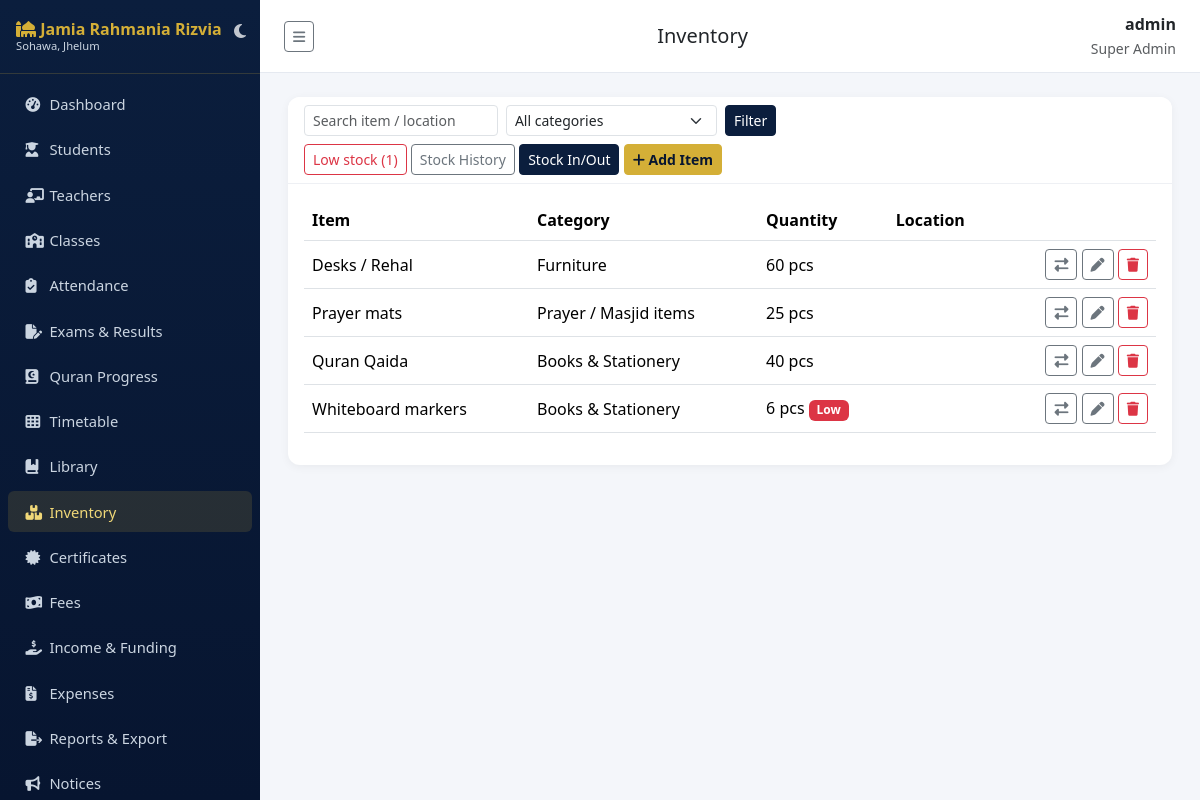
The app's page /inventory/ (signed in) with its own data.
### accounts/models.py (models this page shows, shortened)
class User(AbstractUser):
    class Role(models.TextChoices):
        SUPER_ADMIN = "SUPER_ADMIN", "Super Admin"
        PRINCIPAL = "PRINCIPAL", "Principal"
        ADMIN = "ADMIN", "Admin"
        TEACHER = "TEACHER", "Teacher"
        STUDENT = "STUDENT", "Student"
        PARENT = "PARENT", "Parent"
        ACCOUNTANT = "ACCOUNTANT", "Accountant"
        LIBRARIAN = "LIBRARIAN", "Librarian"
        STAFF = "STAFF", "Staff"
    role = models.CharField(max_length=20, choices=Role.choices, default=Role.STUDENT)
    phone = models.CharField(max_length=20, blank=True)
    photo = models.ImageField(upload_to="profile_photos/", blank=True, null=True)

### inventory/models.py (models this page shows, shortened)
class Item(models.Model):
    class Category(models.TextChoices):
        FURNITURE = "FURNITURE", "Furniture"
        BOOKS = "BOOKS", "Books & Stationery"
        ELECTRONICS = "ELECTRONICS", "Electronics"
        KITCHEN = "KITCHEN", "Kitchen / Langar"
        CLEANING = "CLEANING", "Cleaning"
        PRAYER = "PRAYER", "Prayer / Masjid items"
        OTHER = "OTHER", "Other"
    name = models.CharField(max_length=150)
    category = models.CharField(max_length=15, choices=Category.choices, default=Category.OTHER)
    quantity = models.IntegerField(default=0)
    unit = models.CharField(max_length=20, default="pcs")
    min_quantity = models.PositiveIntegerField(default=0, help_text="Show a low-stock warning at or below this amount")
    location = models.CharField(max_length=100, blank=True)
    notes = models.CharField(max_length=200, blank=True)
    class Meta:
        ordering = ["name"]
    @property
    def is_low(self):
        return self.quantity <= self.min_quantity

### inventory/views.py (the view)
# urls.py: path("", views.ItemListView.as_view(), name="list"),
class ItemListView(RoleRequiredMixin, ListView):
    model = Item
    template_name = "inventory/item_list.html"
    context_object_name = "items"
    paginate_by = 25
    allowed_roles = INVENTORY_ROLES
    def get_queryset(self):
        qs = super().get_queryset()
        q, cat = self.request.GET.get("q"), self.request.GET.get("category")
        if q:
            qs = qs.filter(Q(name__icontains=q) | Q(location__icontains=q))
        if cat:
            qs = qs.filter(category=cat)
        if self.request.GET.get("low"):
            qs = qs.filter(quantity__lte=F("min_quantity"))
        return qs
    def get_context_data(self, **kwargs):
        ctx = super().get_context_data(**kwargs)
        ctx["categories"] = Item.Category.choices
        ctx["low_count"] = Item.objects.filter(quantity__lte=F("min_quantity")).count()
        return ctx

### accounts/mixins.py (called while the page is built)
    def dispatch(self, request, *args, **kwargs):
        if not request.user.is_authenticated:
            return self.handle_no_permission()
        if request.user.is_superuser or request.user.role in self.allowed_roles:
            return super().dispatch(request, *args, **kwargs)
        raise PermissionDenied("You do not have permission to access this page.")

### sitepages/context_processors.py (called while the page is built)
def site_settings(request):
    s = SiteSettings.get_solo()
    years = max(datetime.date.today().year - s.established_year, 0)
    return {"site_settings": s, "years_of_service": years}

### sitepages/models.py (called while the page is built)
    @classmethod
    def get_solo(cls):
        obj = cls.objects.first()
        if not obj:
            obj = cls.objects.create()
        return obj

### templates/inventory/item_list.html (shortened to what this page needs)
{% extends "base.html" %}
{% block page_title %}Inventory{% endblock %}
{% block content %}
<div class="card">
  <div class="card-header d-flex justify-content-between flex-wrap gap-2">
    <form method="get" class="d-flex gap-2">
      <input name="q" value="{{ request.GET.q }}" class="form-control form-control-sm" placeholder="Search item / location">
      <select name="category" class="form-select form-select-sm"><option value="">All categories</option></select>
      <button class="btn btn-sm btn-navy">Filter</button>
    </form>
    <div>{% if low_count %}<a href="?low=1" class="btn btn-sm btn-outline-danger">Low stock ({{ low_count }})</a>{% endif %}
      <a href="{% url 'inventory:movements' %}" class="btn btn-sm btn-outline-secondary">Stock History</a>
      <a href="{% url 'inventory:movement_add' %}" class="btn btn-sm btn-navy">Stock In/Out</a>
      <a href="{% url 'inventory:add' %}" class="btn btn-gold btn-sm"><i class="fa-solid fa-plus"></i> Add Item</a></div>
  </div>
  <div class="card-body table-responsive">
    <table class="table table-hover align-middle">
      <thead><tr><th>Item</th><th>Category</th><th>Quantity</th><th>Location</th><th></th></tr></thead>
      <tbody>
      {% for i in items %}
        <tr><td>{{ i.name }}<br><small class="text-muted">{{ i.notes }}</small></td><td>{{ i.get_category_display }}</td>
          <td>{{ i.quantity }} {{ i.unit }} {% if i.is_low %}<span class="badge bg-danger">Low</span>{% endif %}</td><td>{{ i.location }}</td>
          <td class="text-end"><a href="{% url 'inventory:movement_add' %}?item={{ i.pk }}" class="btn btn-sm btn-outline-secondary" title="Stock in/out"><i class="fa-solid fa-right-left"></i></a>
            <a href="{% url 'inventory:edit' i.pk %}" class="btn btn-sm btn-outline-secondary"><i class="fa-solid fa-pen"></i></a>
            {% if request.user.is_superuser or request.user.role in "SUPER_ADMIN,PRINCIPAL,ADMIN" %}<a href="{% url 'inventory:delete' i.pk %}" class="btn btn-sm btn-outline-danger"><i class="fa-solid fa-trash"></i></a>{% endif %}</td></tr>
      {% empty %}<tr><td colspan="5" class="text-center text-muted">No items found.</td></tr>{% endfor %}
      </tbody>
    </table>
  </div>
</div>
{% endblock %}

### templates/base.html (shortened to what this page needs)
{% load static %}
<!DOCTYPE html>
<html lang="en" id="theme-wrapper" data-bs-theme="light">
<head>
<link href="https://cdn.jsdelivr.net/npm/bootstrap@5.3.3/dist/css/bootstrap.min.css" rel="stylesheet">
<link href="https://cdnjs.cloudflare.com/ajax/libs/font-awesome/6.5.1/css/all.min.css" rel="stylesheet">
<link href="{% static 'css/style.css' %}" rel="stylesheet">
</head>
<body>
<nav class="sidebar" id="sidebar">
  <div class="brand d-flex justify-content-between align-items-center">
    <div>
      <i class="fa-solid fa-mosque"></i> Jamia Rahmania Rizvia
      <small class="d-block" style="font-size:.7rem;color:#cbd5e1;font-weight:400">Sohawa, Jhelum</small>
    </div>
    <button id="theme-toggle-btn" class="btn p-1 border-0 text-white opacity-75 hover-opacity-100" title="Switch Theme" style="background: transparent; box-shadow: none;">
      <i class="fa-solid fa-moon fs-6" id="theme-icon"></i>
    </button>
  </div>
  <ul class="nav flex-column py-2">
    {% if request.user.role in "STUDENT,PARENT" %}
      <li class="nav-item"><a class="nav-link {% if request.resolver_match.namespace == 'portal' %}active{% endif %}" href="{% url 'portal:home' %}"><i class="fa-solid fa-gauge-high"></i> My Portal</a></li>
      <li class="nav-item"><a class="nav-link {% if request.resolver_match.namespace == 'notices' and request.resolver_match.url_name == 'list' %}active{% endif %}" href="{% url 'notices:list' %}"><i class="fa-solid fa-bullhorn"></i> Notices</a></li>
      <li class="nav-item"><a class="nav-link {% if request.resolver_match.namespace == 'timetable' %}active{% endif %}" href="{% url 'timetable:view' %}"><i class="fa-solid fa-table-cells"></i> Timetable</a></li>
      <li class="nav-item"><a class="nav-link" href="{% url 'notices:event_list' %}"><i class="fa-solid fa-calendar-days"></i> Events</a></li>
    {% else %}
      <li class="nav-item"><a class="nav-link {% if request.resolver_match.namespace == 'dashboard' %}active{% endif %}" href="{% url 'dashboard:index' %}"><i class="fa-solid fa-gauge-high"></i> Dashboard</a></li>
      <li class="nav-item"><a class="nav-link {% if request.resolver_match.namespace == 'students' %}active{% endif %}" href="{% url 'students:list' %}"><i class="fa-solid fa-user-graduate"></i> Students</a></li>
      {% if request.user.is_superuser or request.user.role in "SUPER_ADMIN,PRINCIPAL,ADMIN" %}
      <li class="nav-item"><a class="nav-link {% if request.resolver_match.namespace == 'teachers' %}active{% endif %}" href="{% url 'teachers:list' %}"><i class="fa-solid fa-chalkboard-user"></i> Teachers</a></li>
      <li class="nav-item"><a class="nav-link {% if request.resolver_match.url_name == 'class_list' %}active{% endif %}" href="{% url 'academics:class_list' %}"><i class="fa-solid fa-school"></i> Classes</a></li>
      {% endif %}
      <li class="nav-item"><a class="nav-link " href="{% url 'attendance:mark' %}"><i class="fa-solid fa-clipboard-check"></i> Attendance</a></li>
      {% if request.user.is_superuser or request.user.role in "SUPER_ADMIN,PRINCIPAL,ADMIN,TEACHER" %}
      <li class="nav-item"><a class="nav-link {% if request.resolver_match.namespace == 'exams' %}active{% endif %}" href="{% url 'exams:list' %}"><i class="fa-solid fa-file-pen"></i> Exams &amp; Results</a></li>
      <li class="nav-item"><a class="nav-link {% if request.resolver_match.namespace == 'hifz' %}active{% endif %}" href="{% url 'hifz:list' %}"><i class="fa-solid fa-book-quran"></i> Quran Progress</a></li>
      {% endif %}
      <li class="nav-item"><a class="nav-link " href="{% url 'timetable:view' %}"><i class="fa-solid fa-table-cells"></i> Timetable</a></li>
      <li class="nav-item"><a class="nav-link {% if request.resolver_match.namespace == 'library' %}active{% endif %}" href="{% url 'library:books' %}"><i class="fa-solid fa-book-bookmark"></i> Library</a></li>
      {% if request.user.is_superuser or request.user.role in "SUPER_ADMIN,PRINCIPAL,ADMIN,STAFF,LIBRARIAN" %}
      <li class="nav-item"><a class="nav-link {% if request.resolver_match.namespace == 'inventory' %}active{% endif %}" href="{% url 'inventory:list' %}"><i class="fa-solid fa-boxes-stacked"></i> Inventory</a></li>
      {% endif %}
      {% if request.user.is_superuser or request.user.role in "SUPER_ADMIN,PRINCIPAL,ADMIN" %}
      <li class="nav-item"><a class="nav-link {% if request.resolver_match.namespace == 'certificates' %}active{% endif %}" href="{% url 'certificates:list' %}"><i class="fa-solid fa-certificate"></i> Certificates</a></li>
      {% endif %}
      {% if request.user.is_superuser or request.user.role in "SUPER_ADMIN,PRINCIPAL,ADMIN,ACCOUNTANT" %}
      <li class="nav-item"><a class="nav-link {% if request.resolver_match.url_name == 'payment_list' %}active{% endif %}" href="{% url 'fees:payment_list' %}"><i class="fa-solid fa-money-bill-wave"></i> Fees</a></li>
      <li class="nav-item"><a class="nav-link {% if request.resolver_match.url_name == 'income_list' %}active{% endif %}" href="{% url 'fees:income_list' %}"><i class="fa-solid fa-hand-holding-dollar"></i> Income &amp; Funding</a></li>
      <li class="nav-item"><a class="nav-link {% if request.resolver_match.url_name == 'expense_list' %}active{% endif %}" href="{% url 'fees:expense_list' %}"><i class="fa-solid fa-file-invoice-dollar"></i> Expenses</a></li>
      {% endif %}
      {% if request.user.is_superuser or request.user.role in "SUPER_ADMIN,PRINCIPAL,ADMIN,ACCOUNTANT" %}
      <li class="nav-item"><a class="nav-link {% if request.resolver_match.namespace == 'reports' %}active{% endif %}" href="{% url 'reports:index' %}"><i class="fa-solid fa-file-export"></i> Reports &amp; Export</a></li>
      {% endif %}
      <li class="nav-item"><a class="nav-link {% if request.resolver_match.namespace == 'notices' %}active{% endif %}" href="{% url 'notices:list' %}"><i class="fa-solid fa-bullhorn"></i> Notices</a></li>
    {% endif %}
  </ul>
</nav>
<div class="main-content">
  <div class="topbar">
    <button class="btn btn-sm btn-outline-secondary" id="sidebarToggle" type="button" title="Show / hide menu" aria-label="Toggle menu"><i class="fa-solid fa-bars"></i></button>
    <h5 class="mb-0">{% block page_title %}Dashboard{% endblock %}</h5>
    <div class="text-end">
      <div class="fw-semibold">{{ request.user.get_full_name|default:request.user.username }}</div>
      <small class="text-muted">{{ request.user.get_role_display }}</small>
    </div>
  </div>
  {% block content %}{% endblock %}
</div>
</body>
</html>

### static/css/style.css (style rules this page uses)
:root { --navy: #0b1e3d; --navy-dark: #071530; --gold: #d4af37; --gold-light: #f0d878; --bg: #f4f6fa; }
body { background: var(--bg); font-family: 'Segoe UI', Roboto, sans-serif; }
.sidebar { background: linear-gradient(180deg, var(--navy) 0%, var(--navy-dark) 100%); min-height: 100vh; width: 250px; position: fixed; top: 0; left: 0; z-index: 1030; }
.sidebar .brand { color: var(--gold); font-weight: 700; padding: 1.25rem 1rem; border-bottom: 1px solid rgba(212,175,55,.2); }
.sidebar .nav-link { color: #cbd5e1; padding: .6rem 1.1rem; border-radius: 6px; margin: 2px 8px; font-size: .92rem; }
.sidebar .nav-link.active, .sidebar .nav-link:hover { background: rgba(212,175,55,.15); color: var(--gold-light); }
.sidebar .nav-link i { width: 20px; }
.main-content { margin-left: 250px; padding: 1.5rem 1.75rem; }
.topbar { background: #fff; border-bottom: 1px solid #e5e9f0; padding: .75rem 1.5rem; margin: -1.5rem -1.75rem 1.5rem -1.75rem; display: flex; justify-content: space-between; align-items: center; }
.card { border: none; border-radius: 12px; box-shadow: 0 2px 10px rgba(0,0,0,.05); }
.card-header { background: #fff; border-bottom: 1px solid #eef0f4; font-weight: 600; color: var(--navy); border-radius: 12px 12px 0 0 !important; }
.btn-gold { background: var(--gold); border-color: var(--gold); color: var(--navy-dark); font-weight: 600; }
.btn-navy { background: var(--navy); border-color: var(--navy); color: #fff; }
.table thead { background: var(--navy); color: #fff; }
#sidebar { position: fixed; top: 0; left: 0; width: 260px; height: 100vh; overflow-y: auto !important; z-index: 1050; transition: all 0.3s ease; }
.main-content { margin-left: 260px; transition: all 0.3s ease; }
#sidebar .brand { padding-right: 35px !important; line-height: 1.2 !important; }
#theme-toggle-btn { position: absolute; right: 10px; top: 15px; z-index: 10; }

### templates/base.html (style rules this page uses)
html, body { min-height: 100vh !important; height: 100%; }
#sidebar .brand { cursor: grab; user-select: none; touch-action: none; }

### records on screen
User: user.get_full_name "admin", user.role "Super Admin"
Item: name "Desks / Rehal", category "Furniture", quantity "60", unit "pcs"
Item: name "Prayer mats", category "Prayer / Masjid items", quantity "25", unit "pcs"
Item: name "Quran Qaida", category "Books & Stationery", quantity "40", unit "pcs"
Item: name "Whiteboard markers", category "Books & Stationery", quantity "6", unit "pcs", min_quantity "Low"

### other values on screen
{{ low_count }} "1"
